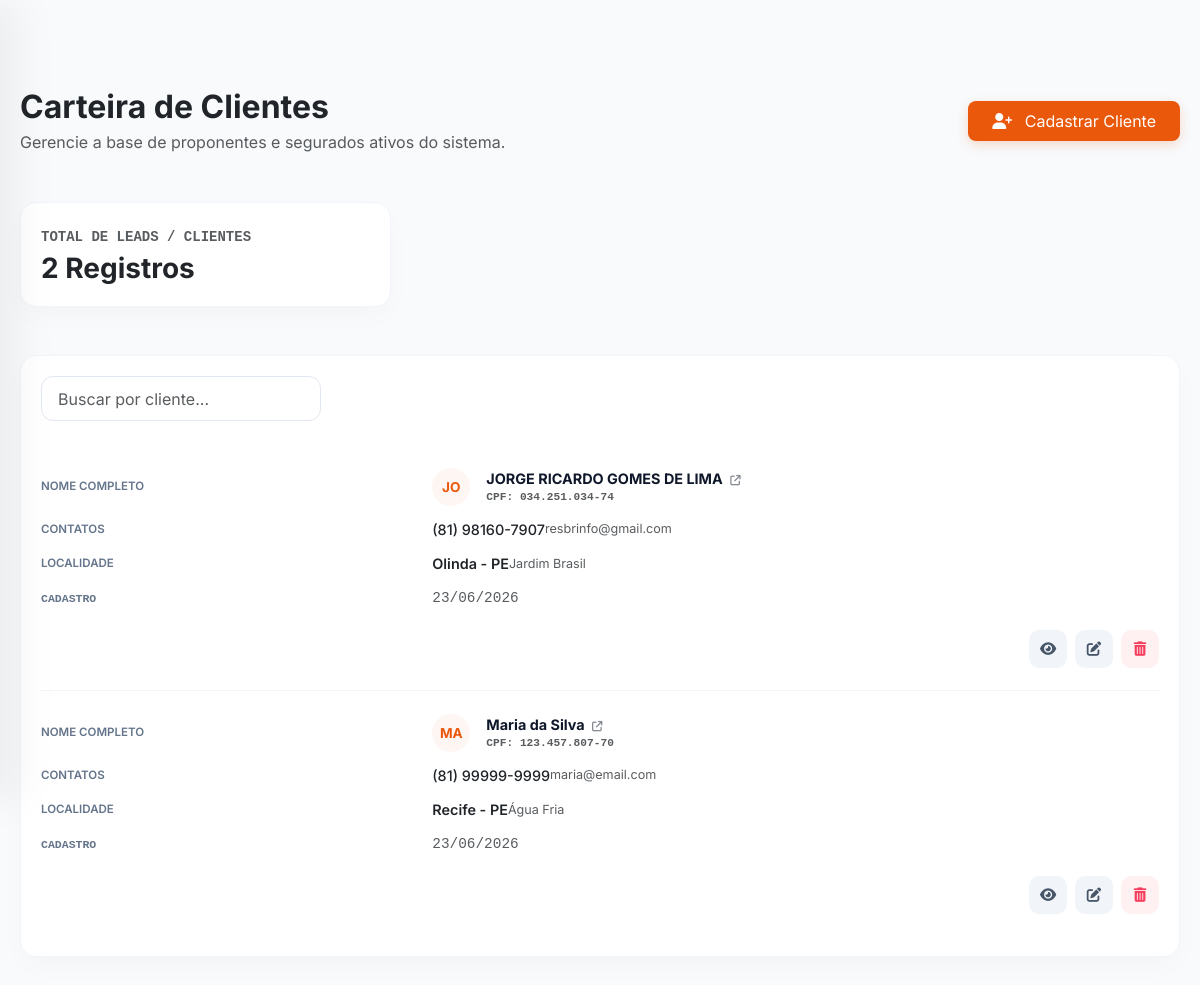
/clientes.php (signed in), run on the app's committed database.
### tables this page shows
CREATE TABLE IF NOT EXISTS `clientes` (
  `id` int NOT NULL AUTO_INCREMENT,
  `nome_completo` varchar(150) NOT NULL,
  `cpf` varchar(14) DEFAULT NULL,
  `data_nascimento` date DEFAULT NULL,
  `email` varchar(150) DEFAULT NULL,
  `telefone` varchar(20) NOT NULL,
  `telefone_fixo` varchar(20) NOT NULL,
  `endereco` varchar(255) DEFAULT NULL,
  `complemento` varchar(100) DEFAULT NULL,
  `numero` varchar(20) NOT NULL,
  `bairro` varchar(100) DEFAULT NULL,
  `cidade` varchar(100) NOT NULL,
  `uf` char(2) NOT NULL,
  `cep` varchar(10) DEFAULT NULL,
  `status` enum('Ativo','Inativo') DEFAULT 'Ativo',
  `criado_em` timestamp NULL DEFAULT CURRENT_TIMESTAMP,
  `atualizado_em` timestamp NULL DEFAULT CURRENT_TIMESTAMP ON UPDATE CURRENT_TIMESTAMP,
  PRIMARY KEY (`id`),
  UNIQUE KEY `cpf` (`cpf`),
  KEY `idx_cliente_nome` (`nome_completo`),
  KEY `idx_cliente_cidade` (`cidade`)
);

### clientes.php (the view, shortened to what this page needs)
<?php
require_once __DIR__ . '/config/conexao.php';
try {
    $clientes = $pdo->query("SELECT * FROM clientes ORDER BY nome_completo ASC")->fetchAll(PDO::FETCH_ASSOC);
    $totalClientes = count($clientes);
} catch (PDOException $e) {
    error_log("Erro ao listar clientes: " . $e->getMessage());
    $clientes = [];
    $totalClientes = 0;
}
?>
<!DOCTYPE html>
<html lang="pt-BR">
<head>
    <link href="https://cdn.jsdelivr.net/npm/bootstrap@5.3.3/dist/css/bootstrap.min.css" rel="stylesheet">
    <link href="https://cdn.jsdelivr.net/npm/sweetalert2@11/dist/sweetalert2.min.css" rel="stylesheet">
    <link rel="stylesheet" href="https://cdnjs.cloudflare.com/ajax/libs/font-awesome/6.4.0/css/all.min.css">
</head>
<body>
<div class="main-content">
    <div class="d-flex justify-content-between align-items-center mb-5 flex-wrap gap-3">
        <div>
            <h2 class="fw-bold text-dark mb-1">Carteira de Clientes</h2>
            <p class="text-muted mb-0">Gerencie a base de proponentes e segurados ativos do sistema.</p>
        </div>
        <button class="btn btn-dark rounded-3 px-4 py-2 fw-500" onclick="abrirModalCadastro()" style="background:#ea580c; border:none; box-shadow: 0 4px 12px rgba(234, 88, 12, 0.2);">
            <i class="fa-solid fa-user-plus me-2"></i> Cadastrar Cliente
        </button>
    </div>
    <div class="row g-4 mb-5">
        <div class="col-md-4">
            <div class="card-premium py-3">
                <span class="text-uppercase text-muted font-monospace small fw-bold">Total de Leads / Clientes</span>
                <h3 class="fw-bold text-dark mt-1 mb-0"><?= $totalClientes ?> Registros</h3>
            </div>
        </div>
    </div>
    <div class="card-premium">
        <div class="mb-4">
            <input type="text" class="form-control search-box w-25" id="filtroClientes" onkeyup="filtrarClientes()" placeholder="Buscar por cliente...">
        </div>
        <div class="table-responsive">
            <table class="table table-borderless align-middle mb-0 table-premium" id="tabelaClientes">
                <tbody>
                    <?php if (empty($clientes)): ?>
                        <tr>
                            <td colspan="5" class="text-center text-muted py-5">Nenhum cliente cadastrado nesta base.</td>
                        </tr>
                    <?php else: ?>
                        <?php foreach ($clientes as $cli): ?>
                            <tr>
                                <td data-label="Nome Completo" class="fw-semibold text-dark">
                                    <div class="d-flex align-items-center">
                                        <div class="rounded-circle fw-bold d-flex align-items-center justify-content-center me-3" style="width: 38px; height: 38px; font-size: 0.85rem; background: rgba(234, 88, 12, 0.05); color: #ea580c;">
                                            <?= strtoupper(substr($cli['nome_completo'] ?? 'CL', 0, 2)) ?>
                                        </div>
                                        <div>
                                            <a href="perfil_cliente.php?id=<?= $cli['id'] ?>" class="hover-orange-link fw-bold">
                                                <?= htmlspecialchars($cli['nome_completo'] ?? '') ?>
                                                <i class="fa-solid fa-arrow-up-right-from-square small opacity-50 ms-1" style="font-size:0.65rem;"></i>
                                            </a>
                                            <div class="text-muted font-monospace" style="font-size:0.7rem;">CPF: <?= htmlspecialchars($cli['cpf'] ?? 'Não informado') ?></div>
                                        </div>
                                    </div>
                                </td>
                                <td data-label="Contatos">
                                    <div class="text-dark fw-medium"><?= htmlspecialchars($cli['telefone'] ?? 'Não informado') ?></div>
                                    <div class="text-muted small"><?= htmlspecialchars($cli['email'] ?? 'Sem e-mail') ?></div>
                                </td>
                                <td data-label="Localidade">
                                    <div class="text-dark fw-semibold"><?= htmlspecialchars($cli['cidade'] ?? '') ?> - <?= htmlspecialchars($cli['uf'] ?? '') ?></div>
                                    <div class="text-muted small"><?= htmlspecialchars($cli['bairro'] ?? 'Sem Bairro') ?></div>
                                </td>
                                <td data-label="Cadastro" class="text-muted small font-monospace">
                                    <?= date('d/m/Y', strtotime($cli['criado_em'] ?? date('Y-m-d'))) ?>
                                </td>
                                <td data-label="Ações" class="text-end">
                                    <div class="d-inline-flex gap-2">
                                        <a href="perfil_cliente.php?id=<?= $cli['id'] ?>" class="btn-action btn-view-premium" title="Ver Perfil 360º">
                                            <i class="fa-solid fa-eye"></i>
                                        </a>
                                        <button class="btn-action btn-edit-premium" title="Editar Cliente"
                                            data-id="<?= $cli['id'] ?>"
                                            data-nome="<?= htmlspecialchars($cli['nome_completo'] ?? '') ?>"
                                            data-cpf="<?= htmlspecialchars($cli['cpf'] ?? '') ?>"
                                            data-nasc="<?= htmlspecialchars($cli['data_nascimento'] ?? '') ?>"
                                            data-email="<?= htmlspecialchars($cli['email'] ?? '') ?>"
                                            data-tel="<?= htmlspecialchars($cli['telefone'] ?? '') ?>"
                                            data-fixo="<?= htmlspecialchars($cli['telefone_fixo'] ?? '') ?>"
                                            data-cep="<?= htmlspecialchars($cli['cep'] ?? '') ?>"
                                            data-end="<?= htmlspecialchars($cli['endereco'] ?? '') ?>"
                                            data-num="<?= htmlspecialchars($cli['numero'] ?? '') ?>"
                                            data-bairro="<?= htmlspecialchars($cli['bairro'] ?? '') ?>"
                                            data-cid="<?= htmlspecialchars($cli['cidade'] ?? '') ?>"
                                            data-uf="<?= htmlspecialchars($cli['uf'] ?? '') ?>"
                                            onclick="abrirModalEdicao(this)">
                                            <i class="fa-solid fa-pen-to-square"></i>
                                        </button>
                                        <button class="btn-action btn-delete-premium" title="Excluir Cliente" onclick="confirmarExclusao(<?= $cli['id'] ?>, '<?= htmlspecialchars(addslashes($cli['nome_completo'] ?? '')) ?>')">
                                            <i class="fa-solid fa-trash-can"></i>
                                        </button>
                                    </div>
                                </td>
                            </tr>
                        <?php endforeach; ?>
                    <?php endif; ?>
                </tbody>
            </table>
        </div>
    </div>
</div>
</body>
</html>

### clientes.php (style rules this page uses)
body { font-family: 'Inter', sans-serif; background-color: #f8fafc; color: #0f172a; margin: 0; }
.main-content { padding: 3rem; min-height: 100vh; }
.card-premium { background: #fff; border: 1px solid #f1f5f9; border-radius: 20px; padding: 2rem; box-shadow: 0 10px 30px -5px rgba(0, 0, 0, 0.03); }
.search-box { border: 1px solid #e2e8f0; border-radius: 12px; padding: 0.6rem 1rem; transition: all 0.3s ease; }
.table-premium td { padding: 1.2rem 0; border-bottom: 1px solid #f8fafc; }
.btn-action { width: 34px; height: 34px; display: inline-flex; align-items: center; justify-content: center; border-radius: 10px; transition: all 0.2s; border: none; text-decoration: none; }
.btn-view-premium { background: #f1f5f9; color: #475569; }
.btn-edit-premium { background: #f1f5f9; color: #475569; }
.btn-delete-premium { background: #fff1f2; color: #f43f5e; }
.hover-orange-link { color: #0f172a; transition: color 0.2s; text-decoration: none; }
@media (max-width: 1200px) { .main-content { padding: 5.5rem 1.25rem 2.5rem 1.25rem !important; } }

### includes/sidebar.php (style rules this page uses)
:root { --orange-app: #ea580c; --orange-light: rgba(234, 88, 12, 0.05); --slate-dark: #0f172a; --slate-muted: #64748b; --border-color: #f1f5f9; --radius-premium: 16px; }
body, html { overflow-x: hidden !important; background-color: #f8fafc; }
.main-content { margin-left: 280px; padding: 3rem; transition: all 0.3s ease; }
@media (max-width: 1200px) { .main-content { margin-left: 0 !important; padding: 5.5rem 1.25rem 2.5rem 1.25rem !important; } }
@media (max-width: 1200px) { .card-premium { padding: 1.25rem !important; border-radius: 16px !important; } }
@media (max-width: 1200px) { .table-premium tbody tr { display: block; border-bottom: 1px solid var(--border-color); padding: 1rem 0; position: relative; } }
@media (max-width: 1200px) { .table-premium tbody tr:last-child { border-bottom: none; } }
@media (max-width: 1200px) { .table-premium tbody td { display: flex; justify-content: justify; align-items: center; padding: 0.4rem 0 !important; border: none !important; font-size: 0.9rem; } }
@media (max-width: 1200px) { .table-premium tbody td::before { content: attr(data-label); font-size: 0.72rem; font-weight: 600; text-transform: uppercase; color: var(--slate-muted); width: 35%; min-width: 100px; display: inline-block; } }
@media (max-width: 1200px) { .table-premium tbody td .btn-action { width: 38px; height: 38px; } }
@media (max-width: 1200px) { .table-premium tbody td:last-child { justify-content: flex-end; margin-top: 0.5rem; } }
@media (max-width: 1200px) { .table-premium tbody td:last-child::before { display: none; } }

### data on the page
clientes: nome_completo "JO", nome_completo "JORGE RICARDO GOMES DE LIMA", cpf "034.251.034-74", telefone "(81) 98160-7907", email "resbrinfo@gmail.com", cidade "Olinda", uf "PE", bairro "Jardim Brasil"
clientes: nome_completo "MA", nome_completo "Maria da Silva", cpf "123.457.807-70", telefone "(81) 99999-9999", email "maria@email.com", cidade "Recife", uf "PE", bairro "Água Fria"

### other printed values
$totalClientes "2"
